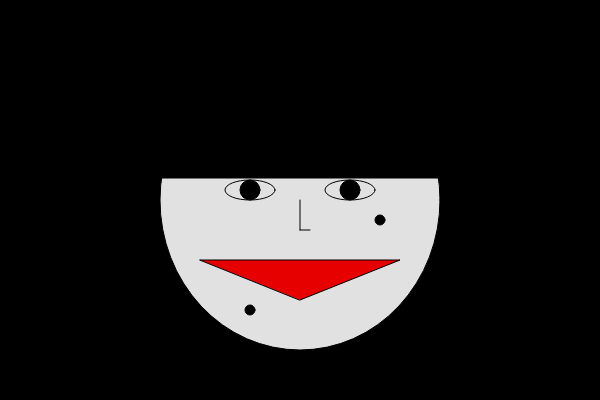
Frame 1 (no input)
Frame 60 (no input): identical to frame 1, image omitted
Frame 120 (the mouse pressed at the canvas centre since frame 60): identical to frame 1, image omitted

The p5.js sketch that drew this single still picture (run headless with seeded random() and noise() and a simulated clock; from frame 60 on, the mouse is pressed at the canvas centre):

// p5.js sketch
// ── sketch.js
function setup() {
  createCanvas(600, 400);
}

function draw() {
  background(0);

  fill(225);
  ellipse(300,200,280,300);
  
  ellipse(250,190,50,20);
  ellipse(350,190,50,20);
  
  fill(0);
  ellipse(250,190,20,20);
  ellipse(350,190,20,20);
  
  rect(1,1,500,177);
  
  line(300,200,300,230);
  line(300,230,310,230);
  
  fill(230,0,0);
  triangle(200, 260, 400, 260, 300, 300);
  
  fill(0);
  ellipse(250,310,10,10);
  ellipse(380,220,10,10);
}
